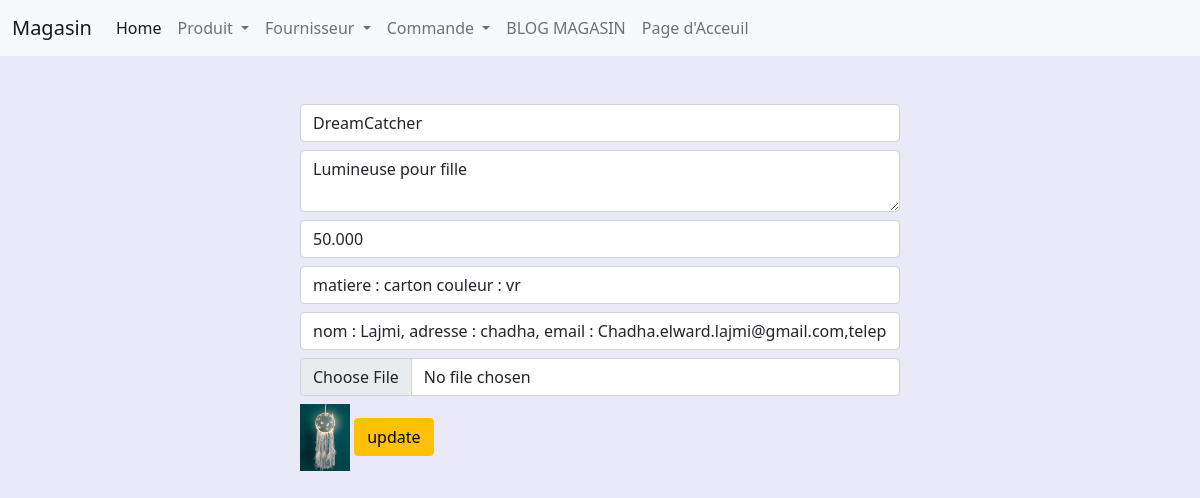
Screenshot of /magasin/updatep/2 with the database file from the repository.
### magasin/models.py (models this page shows, shortened)
class Produit(models.Model) :
    libelle = models.CharField(max_length=100)
    description = models.TextField(default = 'Non definie')
    prix = models.DecimalField(max_digits = 100, decimal_places=3)
    Type = models.CharField(max_length=2,default='cs',choices=TYPE_CHOICES)
    image = models.ImageField(blank=True)
    emballag =models.ForeignKey('Emballage',on_delete=models.CASCADE,null=True)
    fournisser=models.ForeignKey('Fournisseur',on_delete=models.CASCADE,null=True)

### magasin/views.py (the view)
# urls.py: path('updatep/<id>',views.update_Produit,name="updatep"),
def update_Produit(request,id):
    p = Produit.objects.filter(id = id).first()
    f = Fournisseur.objects.all()
    e = Emballage.objects.all()
    if request.method == "POST":
        p.libelle = request.POST['libelle']
        p.description = request.POST['description']
        p.prix = request.POST['prix']
        p.emballag = Emballage.objects.filter(id = request.POST['emballage']).first()
        p.fournisser = Fournisseur.objects.filter(id = request.POST['fournisseur']).first()
        p.save(update_fields = ['libelle','description','prix','emballag','fournisser'])
        print(request.POST['fournisseur'])
        return redirect('/magasin')
    else:
        return render(request,'magasin/updateproduit.html',{'f':f,'p':p,'e':e})

### magasin/models.py (called while the page is built)
    def __str__(self) :
        return "matiere : {} couleur : {} ".format(self.matiere,self.couleur)

    def __str__(self) :
        return "nom : {}, adresse : {}, email : {},telephone : {}".format(self.nom,self.adresse,self.email,self.telephone)

### magasin/templates/magasin/updateproduit.html (shortened to what this page needs)
{% extends 'magasin/base.html'%}
{%block body%}
<div class="justify-content-center mt-5 d-flex">
<form method="post" class="col-md-6" enctype="multipart/form-data">
<input class="form-control mb-2" name="libelle" value="{{p.libelle}}">
<textarea class="form-control mb-2" name="description">{{p.description}}</textarea>
<input type="number" step="any" value="{{p.prix}}" name="prix" class="mb-2 form-control">
<select name="emballage" class="mb-2 form-control">
    {% for emb in e%}
    {% if emb.id == p.emballag.id%}
    <option value="{{emb.id}}" selected>{{emb}}</option>
    {%endif%}
    {%endfor%}
</select>
<select name="fournisseur" class="mb-2 form-control">
    {% for forn in f%}
    {% if forn.id == p.fournisser.id%}
    <option value="{{forn.id}}" selected>{{forn}}</option>
    {%endif%}
    {%endfor%}
</select>
<input type="file" name="image" class="mb-2 form-control">
<img width="50px" src="{{MEDIA_URL}}{{p.image}}" class="">
    <input type="submit" name="btn" class="btn btn-warning" value="update">
</form>
</div>
{%endblock%}

### magasin/static/base.css (style rules this page uses)
body { background-color: #e9e9f7 }

### rows the page displays
Produit: libelle "DreamCatcher", description "Lumineuse pour fille", prix "50.000", image (picture)

### other values shown
form field emballage "matiere : carton couleur : vr"
form field fournisseur "nom : Lajmi, adresse : chadha, email : Chadha.elward.lajmi@gmail.com,telephone : 74800500"
